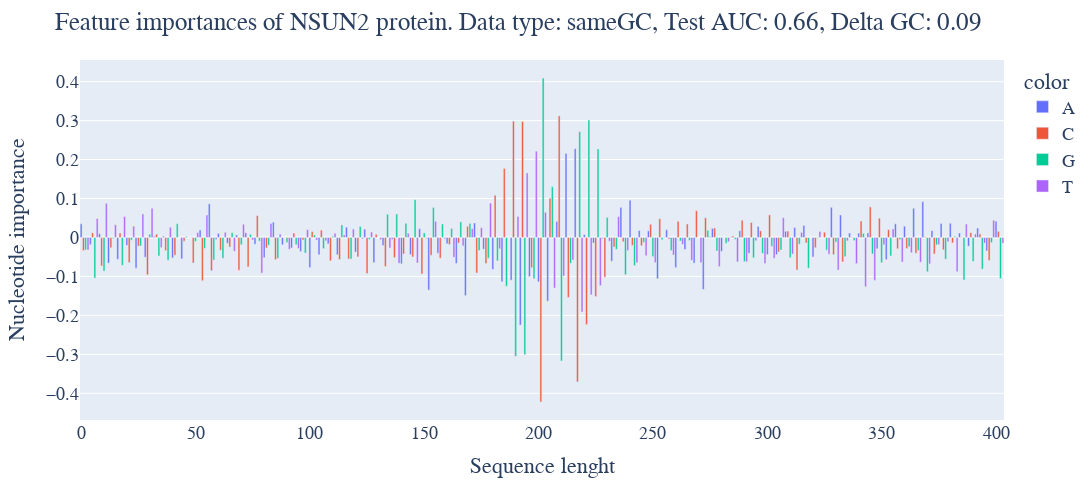
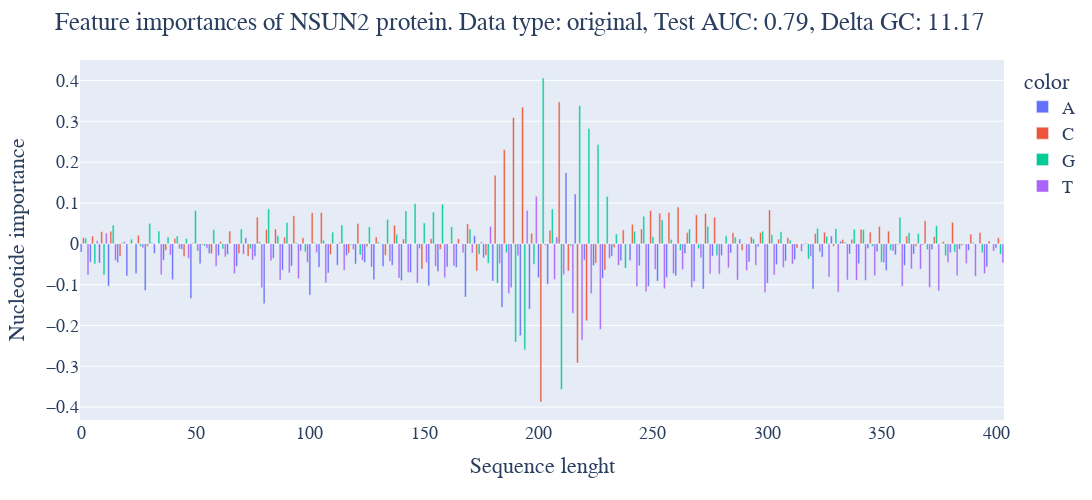
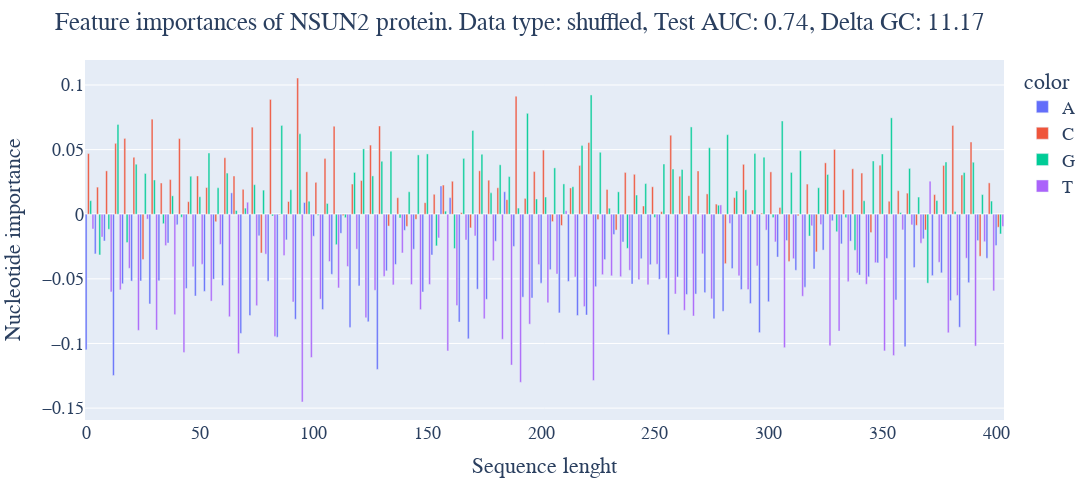

Here is the notebook cell these charts were saved with, in order:
### Markdown cell above
### NSUN2_RBP31
- Delta GC = 10.92
- Original AUC = 0.79
- Shuffled AUC = 0.73
- Same GC AUC = 0.66

Big GC difference and strong motif

### Code cell
NSUN2_RBP31 = Path("/home/mrkvrbl/Diplomka/Data/rbp31/ICLIP_NSUN2_293/train")

NSUN2_specs = process_protein(NSUN2_RBP31)
print(NSUN2_specs)

for entry in NSUN2_specs:
    (df_type, AUC, baseline, delta_gc) = entry
    logreg_feature_importance(baseline, df_type, AUC, "NSUN2", delta_gc)
